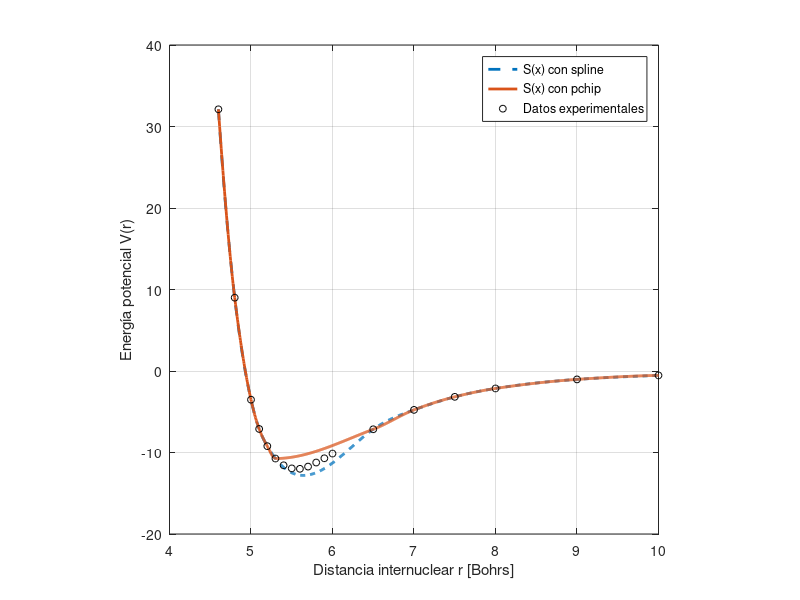

Recreate this plot in MATLAB.
%Introducimos los 19 datos reales
s_total=[4.6,4.8,5:0.1:6,6.5,7,7.5,8,9,10];
E_total=[32.11,9,-3.52,-7.11,-9.22,-10.74,-11.57,-11.95,-12,...
    -11.73,-11.23,-10.71,-10.13,-7.15,-4.77,-3.17,-2.14,-1.03,-0.54];
%Seleccionamos aleatoriamente 12 de ellos para interpolar
indices=randperm(19);
s=[4.6,4.8,5,5.1,5.2,5.3,6.5,7,7.5,8,9,10]; % s=s_total(indices(1:12));
E=[32.11,9,-3.52,-7.11,-9.22,-10.74,-7.15,-4.77,-3.17,-2.14,-1.03,-0.54]; %E=E_total(indices(1:12));
%Interpolamos usando spline y pchip
pp_spline=spline(s,E); pp_pchip=pchip(s,E);
%Graficamos en el intervalo [4.6,10]
x=4.6:0.005:10;
plot(x,ppval(pp_spline,x),'--','linewidth',2); hold on;
plot(x,ppval(pp_pchip,x),'-','linewidth',2); hold on;
plot(s_total(1:19),E_total(1:19),'ko','markersize',5);
%Propiedades de gráfica
xlabel('Distancia internuclear r [Bohrs]');
ylabel('Energía potencial V(r)'); axis square; grid on;
legend('S(x) con spline','S(x) con pchip', 'Datos experimentales');